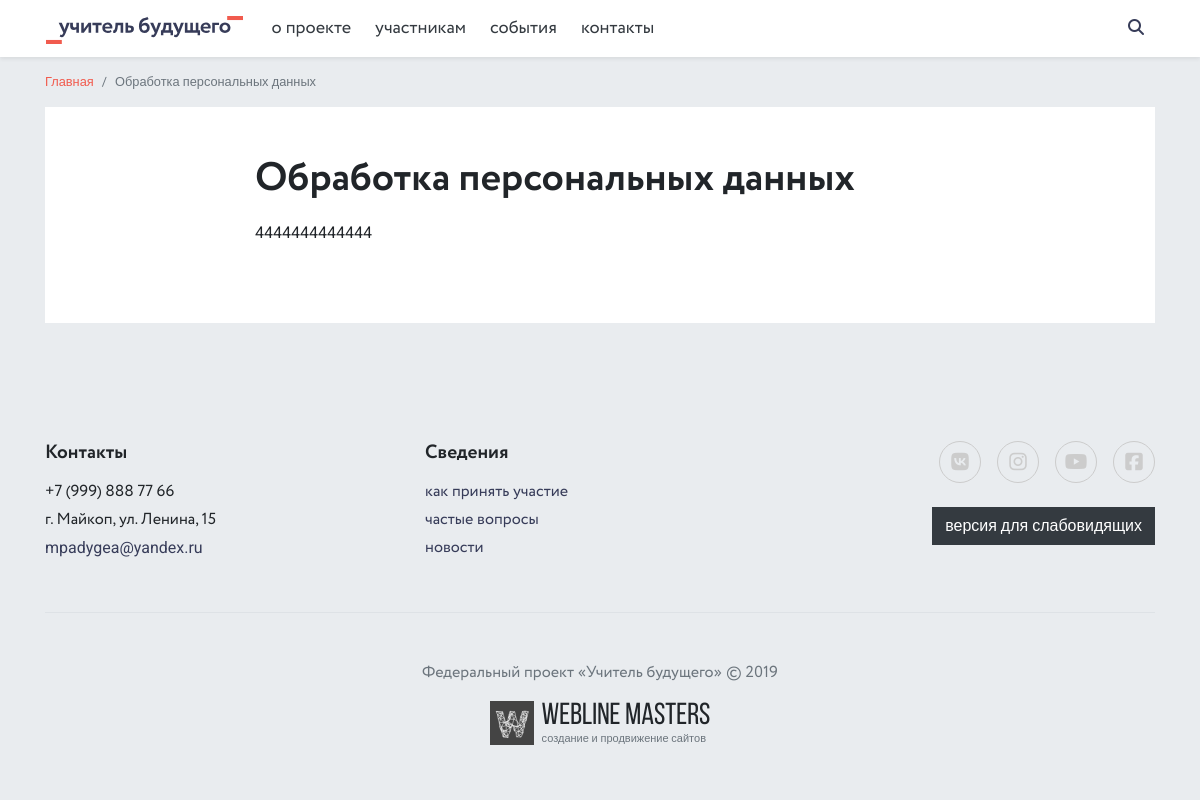
/legacy/, run on the app's committed database.
### pages/models.py (models this page shows, shortened)
class Page(MPTTModel, SEO, Order):
    ACTION_CHOICES = (
        ('pages', 'Информативная страница'),
        ('home', 'Главная страница'),
        ('albums', 'Фотоотчёты'),
        ('employees', 'Руководство'),
        ('documents', 'Документы'),
        ('news', 'Новости'),
        ('contacts', 'Контакты'),
    )
    title = models.CharField(max_length=250, verbose_name='Название страницы', unique=True)
    body1 = models.TextField(verbose_name='Текст страницы #1', null=True, blank=True)
    body2 = models.TextField(verbose_name='Текст страницы #2', null=True, blank=True)
    body3 = models.TextField(verbose_name='Текст страницы #3', null=True, blank=True)
    is_active = models.BooleanField(default=True, verbose_name='Показывать в меню')
    action = models.CharField(max_length=32, choices=ACTION_CHOICES, verbose_name='Название модуля')
    parent = TreeForeignKey('self', on_delete=models.SET_NULL, related_name='children',
                            verbose_name='Родительская страница', blank=True, null=True)
    slug = models.SlugField(max_length=250, verbose_name='Slug', unique=True)
    in_footer = models.BooleanField(default=False, verbose_name='Показывать в футере')
    @property
    def subpages(self):
        return Page.objects.filter(parent=self, is_active=True)
    @property
    def firstchild(self):
        return Page.objects.filter(parent=self, is_active=True).first()
    @property
    def subpagescount(self):
        sublist = Page.objects.filter(parent=self, is_active=True)
        return len(sublist)
    class Meta:
        verbose_name = 'Страница'
        verbose_name_plural = 'Страницы'

### core/models.py (models this page shows, shortened)
class SEO(models.Model):
    seo_title = models.CharField(max_length=250, verbose_name='Title', null=True, blank=True)
    seo_desc = models.CharField(max_length=250, verbose_name='Description', null=True, blank=True)
    seo_kwrds = models.CharField(max_length=250, verbose_name='Keywords', null=True, blank=True)
    class Meta:
        abstract = True

class Legacy(SEO):
    text = models.TextField(verbose_name='Обработка персональных данных')
    class Meta:
        verbose_name = 'Обработка персональных данных'
        verbose_name_plural = 'Обработка персональных данных'

### contacts/models.py (models this page shows, shortened)
class Phone(models.Model):
    phone = models.CharField(max_length=20, verbose_name='Телефон')
    class Meta:
        verbose_name = 'Телефон'
        verbose_name_plural = 'Телефоны'

class Address(models.Model):
    address = models.CharField(max_length=250, verbose_name='Адрес')
    class Meta:
        verbose_name = 'Адрес'
        verbose_name_plural = 'Адреса'

class Email(models.Model):
    email = models.EmailField(max_length=250, verbose_name='E-mail')
    class Meta:
        verbose_name = 'E-mail'
        verbose_name_plural = 'E-mails'

class Social(models.Model):
    name = models.CharField(max_length=250, verbose_name='Название социальной сети')
    short_name = models.CharField(max_length=250, verbose_name='Короткое название')
    color = models.CharField(max_length=250, verbose_name='Цвет обрамления')
    link = models.URLField(max_length=250, verbose_name='Ссылка')
    class Meta:
        verbose_name = 'Социальная сеть'
        verbose_name_plural = 'Социальные сети'

### core/views.py (the view)
# urls.py: path('legacy/', views.LegacyView.as_view(), name='legacy'),
class LegacyView(View):
    def get(self, request):
        legacy = Legacy.objects.first()
        context = {
            'legacy': legacy,
        }
        lo = 'lo/' if request.session.get('is_lo') else ''
        return render(request, lo + 'core/legacy.html', context)

### core/context_processors.py (called while the page is built)
def context_info(request):
    phone = Phone.objects.first()
    address = Address.objects.first()
    email = Email.objects.first()
    socials = Social.objects.all()
    main_doc_category = DocumentCategory.objects.filter(is_active=True).first()
    pages = Page.objects.filter(is_active=True).exclude(action='home')
    all_docs = DocumentCategory.objects.filter(is_active=True)
    context = {
        'phone': phone,
        'address': address,
        'email': email,
        'socials': socials,
        'main_doc_category': main_doc_category,
        'pages': pages,
        'all_docs': all_docs,
    }
    return context

### documents/models.py (called while the page is built)
    def get_absolute_url(self):
        return reverse('document_category', args=[self.slug])

### templates/core/legacy.html (shortened to what this page needs)
{% extends 'base.html' %}
{% block content %}
<main role="main">
    <div class="container">
        <div class="d-flex flex-column flex-md-row justify-content-between align-items-md-center mb-3 mb-md-0">
            <ol class="breadcrumb small">
                <li class="breadcrumb-item"><a href="{% url 'index' %}">Главная</a></li>
                <li class="breadcrumb-item active">Обработка персональных данных</li>
            </ol>
        </div>
        <div class="row">
            <div class="col-lg-12">
                <article class="mb-5 bg-white p-4 p-md-5">
                    <h1 class="mt-0">Обработка персональных данных</h1>
                    {{ legacy.text|safe }}
                </article>
            </div>
        </div>
    </div>
</main>
{% endblock content %}

### templates/__header.html (shortened to what this page needs)
{% load static %}
<nav class="navbar navbar-expand-lg navbar-light bg-white fixed-top shadow-sm">
    <div class="container px-sm-3 position-relative">
        <a class="navbar-brand" href="{% url 'index' %}">
            <img src="{% static 'images/logo-wide.svg' %}" alt="" class="navbar-logo">
        </a>
        <div class="collapse navbar-collapse font-2">
            <ul class="navbar-nav mr-auto">
                {% for page in pages %}
                    {% if not page.parent %}
                        {% if page.subpagescount > 0 %}
                        <li class="nav-item dropdown">
                            <a class="nav-link dropdown-toggle
                            {% for item in page.subpages %}
                            {% endfor %}
                            " href="
                                {% if page.firstchild.action == 'pages' %}
                                    /pages/{{ page.firstchild.slug }}/
                                {% elif page.firstchild.action == 'news' %}
                                    /news/
                                {% elif page.firstchild.action == 'albums' %}
                                    /gallery/
                                {% elif page.firstchild.action == 'documents' %}
                                    {{ main_doc_category.get_absolute_url }}
                                {% elif page.firstchild.action == 'employees' %}
                                    /leadership/
                                {% endif %}
                            " role="button" aria-haspopup="true" aria-expanded="false">
                                {{ page.title }}
                            </a>
                        </li>
                        {% else %}
                        <li class="nav-item">
                            {% if page.action == 'contacts' %}
                            <a class="nav-link {% if 'contacts' in request.path %}active{% endif %}" href="/contacts/">{{ page.title }}</a>
                            {% else %}
                            <a class="nav-link {% if page.slug in request.path %}active{% endif %}" href="/pages/{{ page.slug }}/">{{ page.title }}</a>
                            {% endif %}
                        </li>
                        {% endif %}
                    {% endif %}
                {% endfor %}
            </ul>
        </div>
        <form class="search" action="{% url 'search' %}">
            <div class="search-wrapper">
                <input type="text" name="query" placeholder="найти..." class="search-field">
            </div>
        </form>
    </div>
</nav>

### templates/__footer.html
{% load static %}
<footer class="footer bg-light py-5">
    <div class="container">
        <div class="row">
            <div class="col-lg-4 col-md-6 col-sm-6 mb-4">
                <h2 class="h5 mt-0">Контакты</h2>
                <p class="font-2 mb-1">{{ phone.phone }}</p>
                <p class="font-2 mb-1">{{ address.address }}</p>
                <p><a href="mailto:{{ email.email }}" class="text-secondary">{{ email.email }}</a></p>
            </div>
            <div class="col-lg-4 col-md-6 col-sm-6 mb-4 text-md-right text-lg-left">
                <h2 class="h5 mt-0">Сведения</h2>
                {% for page in pages %}
                    {% if page.parent and page.in_footer %}
                    <a href="
                    {% if page.action == 'pages' %}
                        /pages/{{ page.slug }}/
                    {% elif page.action == 'news' %}
                        /news/
                    {% elif page.action == 'albums' %}
                        /gallery/
                    {% elif page.action == 'documents' %}
                        {{ main_doc_category.get_absolute_url }}
                    {% elif page.action == 'employees' %}
                        /leadership/
                    {% endif %}
                    " class="d-block font-2 mb-1 text-secondary">{{ page.title }}</a>
                    {% endif %}
                {% endfor %}
            </div>
            <div class="col-lg-4 text-lg-right text-sm-center mb-4 mb-sm-5">
                <div class="socials socials-big d-block pb-4">
                    {% for item in socials %}
                    <a href="{{ item.link }}" target="_blank" title="" style="color: {{ item.color }}; border-color: {{ item.color }};"><i class="fab fa-{{ item.short_name }}"></i></a>
                    {% endfor %}
                </div>
                <a class="btn btn-dark" href="{% url 'change_view' %}" role="button">версия для слабовидящих</a>
            </div>
        </div>
        <div class="text-sm-center text-muted font-2 mb-3 pt-4 pt-sm-5 border-top">Федеральный проект «Учитель будущего» © 2019</div>
        <div class="text-sm-center">
            <div class="position-relative d-inline-flex justify-content-center align-items-center devlogo">
                <img src="{% static 'images/devlogo.svg' %}" alt="Webline Masters">
                <div class="ml-2 d-flex align-items-start flex-column">
                    <span>Webline Masters</span>
                    <a href="http://wlms.info" target="_blank" class="stretched-link text-muted" title="Webline Masters">создание и продвижение сайтов</a>
                </div>
            </div>
        </div>
    </div>
</footer>

### data on the page
Page: title "о проекте"
Page: title "участникам"
Page: title "события"
Page: title "контакты"
Legacy: text "4444444444444"
Phone: phone "+7 (999) 888 77 66"
Address: address "г. Майкоп, ул. Ленина, 15"
Email: email "mpadygea@yandex.ru"
Page: title "как принять участие"
Page: title "частые вопросы"
Page: title "новости"
